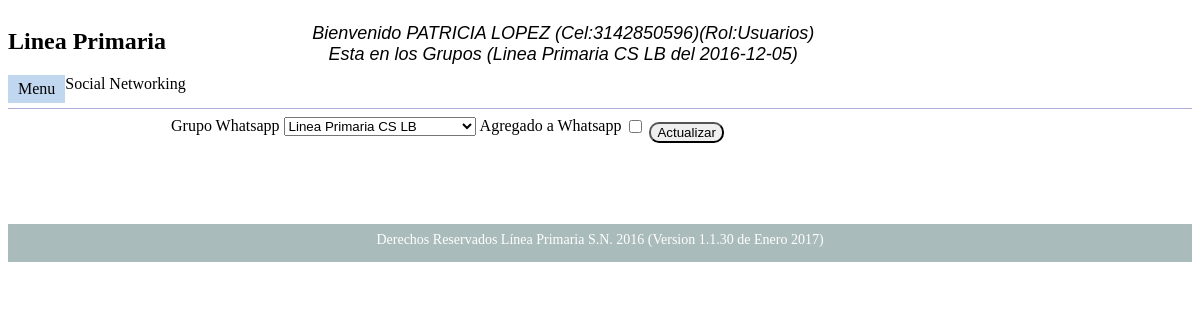
Screenshot of /controlador/principal/principal.php?nav=afiliado/asociarwhatsappbean (signed in) with the database file from the repository.
### tables this page shows
CREATE TABLE IF NOT EXISTS `Afiliados` (
  `afs_llave` int(11) NOT NULL AUTO_INCREMENT,
  `afs_nombres` varchar(100) NOT NULL,
  `afs_apellidos` varchar(30) DEFAULT NULL,
  `afs_celular` varchar(12) NOT NULL,
  `afs_otros` varchar(12) DEFAULT NULL,
  `afs_documento` varchar(12) DEFAULT NULL,
  `afs_estado` varchar(1) NOT NULL,
  PRIMARY KEY (`afs_llave`)
);

CREATE TABLE IF NOT EXISTS `Roles` (
  `nro_llave` int(11) NOT NULL AUTO_INCREMENT,
  `cro_nombre` varchar(100) NOT NULL,
  PRIMARY KEY (`nro_llave`)
);

CREATE TABLE IF NOT EXISTS `WhatsappGrupos` (
  `nwg_llave` int(11) NOT NULL AUTO_INCREMENT,
  `cwg_nombre` char(100) NOT NULL,
  `dwg_fecha` date NOT NULL,
  PRIMARY KEY (`nwg_llave`),
  UNIQUE KEY `cwg_nombre` (`cwg_nombre`)
);

CREATE TABLE IF NOT EXISTS `Grupo` (
  `ngr_llave` int(11) NOT NULL AUTO_INCREMENT,
  `ngr_afiliado` int(11) NOT NULL,
  `dgr_ingreso` date NOT NULL,
  `dgr_primero` date NOT NULL,
  `dgr_segundo` date NOT NULL,
  `dgr_tercero` date NOT NULL,
  `ngr_grupo` int(11) NOT NULL,
  PRIMARY KEY (`ngr_llave`),
  KEY `ngr_afiliado` (`ngr_afiliado`)
);

CREATE TABLE IF NOT EXISTS `ReferidoWhatsapp` (
  `nrw_llave` int(11) NOT NULL AUTO_INCREMENT,
  `nrw_referido` int(11) NOT NULL,
  `nrw_whatsapp` int(11) DEFAULT NULL,
  `crw_agregado` char(1) NOT NULL DEFAULT 'N',
  PRIMARY KEY (`nrw_llave`),
  UNIQUE KEY `nrw_referido` (`nrw_referido`),
  KEY `nrw_whatsapp` (`nrw_whatsapp`)
);

### lib/utils/utils.php (called while the page is built, shortened)
<?php
function requireAVariable($pathFile,$valor){
  $var = require $pathFile;
  $v2 = ob_get_clean();
  return $v2;
}
?>

### controlador/afiliado/asociarwhatsappbean.php (called while the page is built, shortened)
<?php
require_once "../../dto/ReferidoWhatsapp.php";
require_once "../../dto/WhatsappGrupos.php";
class AsociarWhatsappBean implements iBean {
	var $msn;
	var $enlace;
	var $referidos;
	var $whatsapp;
	function control() {
		$this->enlace = (new Conexion ())->connect ();
		$this->msn = "";
		$this->referidos = $this->obtenerReferido ();
		$this->whatsapp = $this->obtenerWhatsapp ();
	}
	function obtenerWhatsapp() {
		$wgs = array ();
		$wg = new WhatsappGrupos ();
		$query = $wg->select ();
		$result = $this->enlace->query ( $query );
		if ($result != null) {
			while ( $row = $result->fetch_array () ) {
				$wg = new WhatsappGrupos ();
				$wg->setRow ( $row );
				$wgs [] = $wg;
			}
		}
		return $wgs;
	}
	function obtenerReferido() {
		$grupos = unserialize ( $_SESSION ['grupo'] );
		foreach ( $grupos as $grupo ) {
			if (count ( $grupo ) > 0) {
				return $this->obtenerReferidos ( $grupo->getId () );
			}
		}
	}
	function obtenerReferidos($id) {
		$referido = new Referidos ();
		$load = "S";
		if ($load == "S") {
			$referido->setReferido ( $id );
			$referido->setAfiliado ( null );
		} else {
			$referido->setAfiliado ( $id );
			$referido->setReferido ( null );
		}
		$query = $referido->select () . $referido->where ();
		$result = $this->enlace->query ( $query );
		if ($result != null) {
			while ( $row = $result->fetch_array () ) {
				$ref = new Referidos ();
				$ref->setRow ( $row );
				$tempWS = $this->obtenerReferidoWhatsapp ( $ref->getId () );
				foreach ( $tempWS as $tempW ) {
					$referidosWS [] = $tempW;
				}
			}
		}
		return $referidosWS;
	}
	function obtenerReferidoWhatsapp($referido) {
		$referidos = array ();
		$refw = new ReferidoWhatsapp ();
		$refw->setReferido ( $referido );
		$query = $refw->select () . $refw->where ();
		$result = $this->enlace->query ( $query );
		if ($result != null) {
			while ( $row = $result->fetch_array () ) {
				$temp = new ReferidoWhatsapp ();
				$temp->setRow ( $row );
				$referidos [] = $temp;
			}
		}
		return $referidos;
	}
	function pantalla() {
		$send = array ();
		$send [] = $this->referidos;
		$send [] = $this->whatsapp;
		$send [] = $this->msn;
		return requireAVariable ( "../../vista/afiliados/asociarwhatsapp.php", serialize ( $send ) );
	}
}
$page = new AsociarWhatsappBean ();
?>

### controlador/conexion/conexion.php (called while the page is built, shortened)
<?php
class Conexion{
var $user = "lineaprimaria";
var $pass = "LineaPrimaria2016";
var $BD = "lineaprimaria";
var $server = "localhost";
var $link = null;
function connect(){
  if($this->link == null){
    $this->link = new mysqli($this->server,$this->user,$this->pass,$this->BD);
   $this->link->set_charset("UTF-8");
   mysqli_set_charset($this->link,"UTF-8");
  }
return $this;
 }
 function query($query){
	$result =  $this->link->query($query);
	return $result;
	}
}
?>

### dto/WhatsappGrupos.php (called while the page is built, shortened)
<?php
class WhatsappGrupos extends DTO{
  var $id;
  var $nombre;
  function setRow($row){
	  $this->id = $row['nwg_llave'];
	  $this->nombre = $row['cwg_nombre'];
  }
  function setId($in){
	  $this->id = $in;
  }
  function getId(){
	  return $this->id;
  }
  function getNombre(){
	  return $this->nombre;
  }
}
?>

### dto/ReferidoWhatsapp.php (called while the page is built, shortened)
<?php
class ReferidoWhatsapp extends DTO{
	var $whatsapp;
	var $agregado;
	function setRow($row){
		$this->whatsapp = $row ['nrw_whatsapp'];
		$this->agregado = $row ['crw_agregado'];
	}
	function getWhatsapp(){
		return $this->whatsapp;
	}
	function getAgregado(){
		return $this->agregado;
	}
}
?>

### dto/Grupo.php (called while the page is built, shortened)
<?php
class Grupo extends DTO{
	var $id;
	var $oAfiliado;
	function setRow($row) {
		if (count ( $row ) > 0) {
			$this->id           = $row ['ngr_llave'];
		}
	}
	function getId() {
		return $this->id;
	}
	function setId($in) {
		$this->id = $in;
	}
	function setOAfiliado($in){
		$this->oAfiliado = $in;
	}
	function getOAfiliado(){
		return $this->oAfiliado;
	}
}
?>

### dto/Afiliados.php (called while the page is built, shortened)
<?php
class Afiliados extends DTO {
	var $oWhatsapp;
	function setRow($row) {
		if (count ( $row ) > 0) {
			$this->nombres = $row ['afs_nombres'];
			$this->celular = $row ['afs_celular'];
		}
	}
	function setOWhatsapp($in){
		$this->oWhatsapp = $in;
	}
	function getOWhatsapp(){
		return $this->oWhatsapp;
	}
}
?>

### dto/Roles.php (called while the page is built, shortened)
<?php
class Roles extends DTO{
	var $nombre;
	function setRow($row) {
 			$this->nombre = $row ['cro_nombre'];
	}
	function getNombre() {
		return $this->nombre;
	}
}
?>

### vista/afiliados/asociarwhatsapp.php (the view, shortened to what this page needs)
<div>
<?php
$valores = unserialize($valor);
$grupos = $valores[0];
$whatsapps = $valores[1];
$msn = $valores[2];
?>
<table>
<?php foreach($grupos as $grupo){ ?>
<tr>
<td><label for="whatsapp">Grupo Whatsapp</label></td>
<td><select name="whatsapp" id="whatsapp">
	<?php	foreach($whatsapps as $whatsapp){ ?>
	  <option value="<?php echo $whatsapp->getId(); ?>" <?php echo ($grupo->getWhatsapp() == $whatsapp->getId() ? "selected ":""); ?>><?php echo $whatsapp->getNombre(); ?></option>
	<?php } ?>
</select></td>
<td><label for="agregado">Agregado a Whatsapp</label></td>
<td><input type="checkbox" name="agregado" id="agregado" <?php echo $grupo->getAgregado() == "S" ? "checked" : "";?> /></td>
<td><input type="hidden" name="referido" value="<?php echo $grupo->getReferido(); ?>"/><input type="hidden" name="id" value="<?php echo $grupo->getId(); ?>"/><button>Actualizar</button></td>
<td style="display:<?php echo $grupo->getWhatsapp()!=null?"block":"none";?>" >
</td>
</tr>
<?php } ?>
<tr ><td colspan="5"><?php echo $msn; ?></td></tr>
</table>
</div>

### controlador/principal/principal.php (shortened to what this page needs)
<?php
require "../conexion/conexion.php";
require "../conexion/session.php";
require "../../dto/Afiliados.php";
require "../../dto/Grupo.php";
require "../../dto/Permisos.php";
require "../../dto/Roles.php";
require "../../dto/ReferidoWhatsapp.php";
require "../../dto/WhatsappGrupos.php";
require "../../dto/Login.php";
require "../../lib/utils/utils.php";
class Principal {
	var $afiliado;
	var $grupo;
	var $usuario;
	var $rol;
	var $enlace;
	var $body;
	var $head;
	function control() {
		$this->enlace = (new Conexion ())->connect ();
		$this->loadInfo ();
		$end = $_REQUEST ['end'];
		$navegar = $_REQUEST ['nav'];
		if ($end != null && $end == 1) {
			$login = new LogIn2();
			$login->setId($_SESSION['idSession']);
			if($login->getId() == null){
				$login->setUsuario($this->usuario->getUsuario());
			}
			$this->enlace->update($login);
			$_SESSION ['idSession'] = null;
			$_SESSION ['idAfiliado'] = null;
			$_SESSION ['afiliado'] = null;
			$_SESSION ['grupo'] = null;
			$_SESSION ['usuario'] = null;
			$_SESSION ['permisos'] = null;
			$_SESSION ['rol'] = null;
			$_SESSION ['menu'] = null;
			unset ( $_SESSION ['idAfiliado'] );
			unset ( $_SESSION ['idSession'] );
			unset ( $_SESSION ['afiliado'] );
			unset ( $_SESSION ['grupo'] );
			unset ( $_SESSION ['usuario'] );
			unset ( $_SESSION ['permisos'] );
			unset ( $_SESSION ['rol'] );
			unset ( $_SESSION ['menu'] );
			require "../conexion/session.php";
			return;
		} else if ($navegar != null) {
			if ($page != null) {
				if ($page instanceof iBean) {
					$page->control ();
					$this->body = $page->pantalla ();
				}
			}
		}
		$this->head = $this->headLoad ();
		$this->pantalla ();
	}
	function headLoad() {
		$vari = "";
		if ($this->grupo != null) {
			$n = count ( $this->grupo );
			if ($this->grupo [0] instanceof Grupo) {
				if ($this->grupo [0]->getOAfiliado () != null) {
					if ($this->grupo [0]->getOAfiliado () instanceof Afiliados) {
						$vari = $vari . "Bienvenido " . $this->grupo [0]->getOAfiliado ()->nombres . " " . $this->grupo [0]->getOAfiliado ()->apellidos ." (Cel:".$this->grupo[0]->getOAfiliado()->celular.")"."(Rol:".$this->rol->getNombre().")"."<br/>";
					}
				}
			}
			$vari = $vari . "Esta en los Grupos ";
			for($i = 0; $i < $n; $i ++) {
				if ($this->grupo [$i] instanceof Grupo) {
					$vari = $vari . "(" . ($this->grupo[$i]->getOAfiliado()->getOWhatsapp() instanceof WhatsappGrupos ?$this->grupo [$i]->getOAfiliado ()->getOWhatsapp()-> getNombre():$this->grupo[$i]->getNumeroGrupo()). " del " . $this->grupo [$i]->getFechaIngreso () . ")";
				}
			}
		}
		return $vari;
	}
	function loadInfo() {
		$this->loadAfiliado ();
		$this->loadGrupo ();
		$this->loadUsuario ();
		$this->loadRol ();
	}
	function loadAfiliado() {
		if ($this->afiliado == null) {
			$this->afiliado = new Afiliados ();
			$this->afiliado->setId ( $_SESSION ['idAfiliado'] );
			if ($this->afiliado->getId () != null) {
				$sql = $this->afiliado->select () . $this->afiliado->where ();
				$result = $this->enlace->query ( $sql );
				if ($row = $result->fetch_array ()) {
					$this->afiliado->setRow ( $row );
				}
			}
		}
	}
	function loadUsuario() {
		if ($this->usuario == null) {
			$this->usuario = new Usuarios ();
			$this->usuario->setAfiliado ( $this->afiliado->getId () );
			$sql = $this->usuario->select () . $this->usuario->where ();
			$result = $this->enlace->query ( $sql );
			if ($result != null) {
				if ($row = $result->fetch_array ()) {
					$this->usuario->setRow ( $row );
				}
			}
		}
	}
	function loadRol() {
		if ($this->rol == null) {
			$this->rol = new Roles ();
			$this->rol->setId ( $this->usuario->getRol () );
			$sql = $this->rol->select () . $this->rol->where ();
			$result = $this->enlace->query ( $sql );
			if ($result != null) {
				if ($row = $result->fetch_array()) {
					$this->rol->setRow ( $row );
				}
			}
		}
	}
	function loadGrupo() {
		if ($this->grupo == null) {
			$this->grupo = new Grupo ();
			$this->grupo->setAfiliado ( $this->afiliado->getId () );
			$sql = $this->grupo->select () . $this->grupo->where ();
			$result = $this->enlace->query ( $sql );
			$grupo = array ();
			if ($result != null) {
				while ( $row = $result->fetch_array () ) {
					$temp = new Grupo ();
					$temp->setRow ( $row );
					$copiAfiliado = $this->afiliado;
					$copiAfiliado->setOWhatsapp($this->loadGrupoWhatsapp($temp->getId()));
					$temp->setOAfiliado ( $copiAfiliado );
					$temp->setOPadre ( $this->loadPadre ( $temp->getId () ) );
					$grupo [] = $temp;
				}
			}
			if (count ( $grupo ) > 0) {
				$this->grupo = $grupo;
			}
		}
	}
	function loadGrupoWhatsapp($id){
		$ref = new Referidos();
		$ref->setReferido($id);
		$query = $ref->select().$ref->where();
		$result = $this->enlace->query($query);
		if($result != null){
			while($row = $result->fetch_array()){
				$ref->setRow($row);
				$rw = new ReferidoWhatsapp();
				$rw->setReferido($ref->getId());
				$query = $rw->select().$rw->where();
				$result2 = $this->enlace->query($query);
				if($result2 != null){
					while($row2 = $result2->fetch_array()){
						$rw->setRow($row2);
						$wg = new WhatsappGrupos();
						$wg->setId($rw->getWhatsapp());
						$query = $wg->select().$wg->where();
						$result3 = $this->enlace->query($query);
						if($result3 != null){
							if($row3 = $result3->fetch_array()){
								$wg->setRow($row3);
								return $wg;
							}
						}
					}
				}
			}
		}
		return null;
	}
	function loadPadre($id) {
		$referido = new Referidos ();
		$referido->setReferido ( $id );
		$query = $referido->select () . $referido->where ();
		$result = $this->enlace->query ( $query );
		if ($result != null) {
			if ($row = $result->fetch_array ()) {
				$referido->setRow ( $row );
				$grupo = new Grupo ();
				$grupo->setId ( $referido->getAfiliado () );
				$query = $grupo->select () . $grupo->where ();
				$result = $this->enlace->query ( $query );
				if ($result != null) {
					if ($row = $result->fetch_array ()) {
						$grupo->setRow ( $row );
						$afiliado = new Afiliados ();
						$afiliado->setId ( $grupo->getAfiliado () );
						$query = $afiliado->select () . $afiliado->where ();
						$result = $this->enlace->query ( $query );
						if ($result != null) {
							if ($row = $result->fetch_Array ()) {
								$afiliado->setRow($row);
								return $afiliado;
							}
						}
					}
				}
			}
		}
		return null;
	}
	function pantalla() {
		$head = $this->head;
		$body = $this->body;
		require "../../vista/principal/principal.php";
	}
}
(new Principal ())->control ();
?>

### vista/principal/principal.php (shortened to what this page needs)
<!DOCTYPE html PUBLIC "-//W3C//DTD HTML 4.01 Transitional//EN" "http://www.w3.org/TR/html4/loose.dtd">
<html>
	<head>
	<link rel="stylesheet" type="text/css" href="../../vista/css/pagina.css"/>
</head>
<body>
<header>
	<div class="contenedor">
		<div >
			<h2>Linea Primaria</h2> Social Networking
		<div class="menu-btn" onclick="mostrarMenu()">Menu</div>
		</div>
		<div class="nombre">
			<?php
				echo $head;
			?>
		</div>
	</div>
</header>
<section>
<?php echo $body; ?>
</section>
<footer>
 Derechos Reservados L&iacute;nea Primaria S.N. 2016 (Version 1.1.30 de Enero 2017)
</footer>
</body>
</html>

### vista/css/pagina.css (style rules this page uses)
.nombre { width: 60%; float: left; height: 80px; text-align: center; margin-top: 15px; font-size: 18px; font-family: sans-serif; font-style: oblique; }
header>div>div { width:200px; }
div>div { float:left; }
.contenedor { height: 100px; }
footer { text-align: center; height: 30px; background-color: #ABB; MARGIN-top: 10px; font-size: 14px; padding-top: 8px; color:white; }
section { min-height: 100px; margin-left:160px; }
header { border-bottom-style: solid; border-bottom-width: 1px; margin-bottom: 5px; border-color: #ADACD9; }
td { vertical-align: top }
button { border-radius: 10px; margin-top:5px }
.menu-btn { cursor:pointer; padding-left:10px; padding-right:10px; padding-top:5px; padding-bottom:5px; background-color:#c0d7ef; }

### rows the page displays
afiliados: afs_nombres "PATRICIA LOPEZ", afs_celular "3142850596"
roles: cro_nombre "Usuarios"
whatsappgrupos: cwg_nombre.dgr_ingreso "Esta en los Grupos (Linea Primaria CS LB del 2016-12-05)"
referidowhatsapp: whatsapp "Linea Primaria CS LB"
